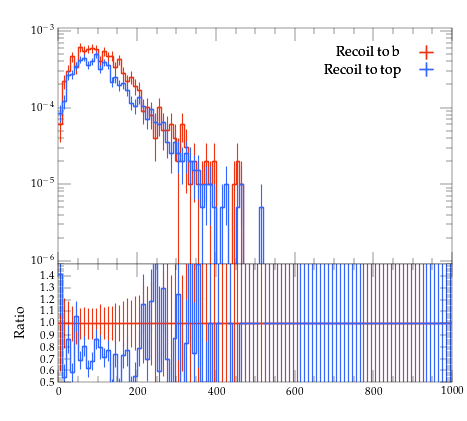

Reproduce this figure in Python.
#! /usr/bin/env python

# This Python script was auto-generated using YODA v2.0.2.
# Analysis object: /MC_TTBAR/onelep_t_pT_W_cut
# Timestamp: 07-08-2026 (11:29:32)

import matplotlib as mpl
import matplotlib.pyplot as plt
mpl.use('Agg') # comment out for interactive use
import os
import numpy as np

plotDir = os.path.split(os.path.realpath(__file__))[0]
if 'YODA_USER_PLOT_PATH' in globals():
    plot_outdir = globals()['YODA_USER_PLOT_PATH']
else:
    plot_outdir = plotDir

#plot style
plt.style.use(os.path.join(plotDir, '../default.mplstyle'))
# plot metadata
figW, figH = plt.rcParams['figure.figsize']
ax_xLabel = r''
ax_yLabel = r''
ax_title  = r''
ax_xScale = 'linear'
ax_yScale = 'log'
xLims = (0.0, 1000.0)
yLims = (9e-07, 0.0011)

# TeX-friendly labels for the legend
labels = {
    'legend' : ([ r"Recoil to b", r"Recoil to top" ], r""),
}

# Adjust canvas width and height
canvasW = 10.0
canvasH = 9.0
figW *= canvasW/10.
figH *= canvasH/9.

# Create figure and axis objects
fig, (ax, ratio0_ax) = plt.subplots(2, 1, sharex=True,
                  figsize=(figW,figH), gridspec_kw={'height_ratios': (6.0, 3.0)})

# Set figure margins
plt.subplots_adjust(
    left   = 1.0 * plt.rcParams['figure.subplot.left'],
    right  = 1.0 * plt.rcParams['figure.subplot.right'],
    top    = 1.0 * plt.rcParams['figure.subplot.top'],
    bottom = 1.0 * plt.rcParams['figure.subplot.bottom'])

ratio0_ax.yaxis.set_major_locator(mpl.ticker.MultipleLocator(0.1))
ratio0_ax.set_ylim(0.5, 1.4999)
ratio0_ax.set_ylabel('Ratio')

# the numerical data is stored in a separate file
dataf = dict()
prefix = os.path.split(__file__)[0]
if prefix:    prefix = prefix + '/'
exec(open(prefix+'onelep_t_pT_W_cut__data.py').read(), dataf)


legend_handles = dict() # keep track of handles for the legend

# style options for curves
# starts at zorder>=5 to draw curve on top of legend
styles = {
  'rec_b': {
    'color' : '#EE3311',
    'linestyle' : '-',
    'linewidth' : 1,
    'marker' : 'none',
    'markersize' : 2,
    'capsize' : 0.0,
    'zorder' : 5,
    'histstyle' : 1,
    'drawstyle' : 'steps-pre',
    'xerrorbars' : 1,
    'yerrorbars' : 1,
    'fillcolor' : None,
    'fillopacity' : 1.0,
    'ratio0_linestyle' : '-',
    'ratio0_linewidth' : 1,
    'ratio0_marker' : 'none',
    'ratio0_markersize' : 2,
    'ratio0_capsize' : 0.0,
    'ratio0_zorder' : 5,
    'ratio0_histstyle' : 1,
    'ratio0_drawstyle' : 'steps-pre',
    'ratio0_xerrorbars' : 1,
    'ratio0_yerrorbars' : 1,
  },
  'rec_t': {
    'color' : '#3366FF',
    'linestyle' : '-',
    'linewidth' : 1,
    'marker' : 'none',
    'markersize' : 2,
    'capsize' : 0.0,
    'zorder' : 6,
    'histstyle' : 1,
    'drawstyle' : 'steps-pre',
    'xerrorbars' : 1,
    'yerrorbars' : 1,
    'fillcolor' : None,
    'fillopacity' : 1.0,
    'ratio0_linestyle' : '-',
    'ratio0_linewidth' : 1,
    'ratio0_marker' : 'none',
    'ratio0_markersize' : 2,
    'ratio0_capsize' : 0.0,
    'ratio0_zorder' : 6,
    'ratio0_histstyle' : 1,
    'ratio0_drawstyle' : 'steps-pre',
    'ratio0_xerrorbars' : 1,
    'ratio0_yerrorbars' : 1,
  },
}

# curve from input yoda files in main panel
for label, yvals in dataf['yvals'].items():
    if all(np.isnan(v) for v in dataf['yvals'][label]):
        continue
    tmp = None
    if styles[label]['histstyle']: # draw as histogram
        xpos = dataf['xedges'][label] if styles[label]['drawstyle'] else dataf['xpoints'][label]
        ypos = np.insert(yvals, 0, yvals[0]) if styles[label]['drawstyle'] else yvals
        if styles[label]['fillcolor']: # fill area below curve
            ax.fill_between(xpos, ypos, step='pre',
                            color=styles[label]['fillcolor'],
                            alpha=styles[label]['fillopacity'])
        tmp, = ax.plot(xpos, ypos,
                       color=styles[label]['color'],
                       linestyle=styles[label]['linestyle'],
                       linewidth=styles[label]['linewidth'],
                       drawstyle=styles[label]['drawstyle'], solid_joinstyle='miter',
                       zorder=styles[label]['zorder'], label=label)
    tmp = ax.errorbar(dataf['xpoints'][label], yvals,
                      xerr=np.array(dataf['xerrs'][label])*styles[label]['xerrorbars'],
                      yerr=np.array(dataf['yerrs'][label])*styles[label]['yerrorbars'],
                      fmt=styles[label]['marker'], capsize=styles[label]['capsize'],
                      markersize=styles[label]['markersize'],
                      ecolor=styles[label]['color'],
                      color=styles[label]['color'], zorder=styles[label]['zorder'])
    tmp[-1][0].set_linestyle(styles[label]['linestyle'])
    tmp[-1][0].set_linewidth(styles[label]['linewidth'])
    if label in dataf['add_legend_handle']:  legend_handles[label] = tmp
    for varLabel in dataf['variation_yvals'].keys():
        if varLabel.startswith(label):
            tmp, = ax.plot(dataf['xedges'][label], dataf['variation_yvals'][varLabel],
                           color=styles[label]['color'],
                           linestyle=styles[label]['linestyle'],
                           linewidth=styles[label]['linewidth'],
                           drawstyle='steps-pre', solid_joinstyle='miter',
                           zorder=styles[label]['zorder'], alpha=0.5)


# plots on ratio panel
# curve from input yoda files in ratio panel
for label, yvals in dataf['ratio0_yvals'].items():
    if all(np.isnan(v) for v in yvals):
        continue
    if styles[label]['ratio0_histstyle']: # plot as histogram
        xpos = dataf['xedges']['rec_b'] if styles[label]['ratio0_drawstyle'] else dataf['xpoints']['rec_b']
        ypos = np.insert(yvals, 0, yvals[0]) if styles[label]['ratio0_drawstyle'] else yvals
        ratio0_ax.plot(xpos, ypos,
                       color=styles[label]['color'],
                       linewidth=styles[label]['linewidth'],
                       linestyle=styles[label]['ratio0_linestyle'],
                       drawstyle=styles[label]['ratio0_drawstyle'], zorder=styles[label]['zorder'],
                       solid_joinstyle='miter')
    tmp = ratio0_ax.errorbar(dataf['xpoints']['rec_b'], yvals,
                             xerr=np.array(dataf['ref_xerrs'])*styles[label]['ratio0_xerrorbars'],
                             yerr=np.array(dataf['ratio0_yerrs'][label])*styles[label]['ratio0_yerrorbars'],
                             fmt=styles[label]['ratio0_marker'], capsize=styles[label]['ratio0_capsize'],
                             markersize=styles[label]['ratio0_markersize'],
                             ecolor=styles[label]['color'],
                             color=styles[label]['color'])
    tmp[-1][0].set_linestyle(styles[label]['ratio0_linestyle'])
    tmp[-1][0].set_linewidth(styles[label]['ratio0_linewidth'])

    for varlabel in dataf['ratio0_variation_vals'].keys():
        if varlabel.startswith(label):
            ratio0_ax.plot(dataf['xedges']['rec_b'],
                            dataf['ratio0_variation_vals'][varlabel],
                            color=styles[label]['color'],
                            linestyle=styles[label]['linestyle'],
                            linewidth=styles[label]['linewidth'],
                            drawstyle='steps-pre', solid_joinstyle='miter',
                            zorder=1, alpha=0.5)

legend_items = list(legend_handles.values())
ax.add_artist(ax.legend(legend_items,
                        labels['legend'][0],
                        title=labels['legend'][1],
                        alignment='right',
                        loc='upper right',
                        bbox_to_anchor=(1.0, 0.97),markerfirst=False))

# set plot metadata as defined above
ratio0_ax.set_xlabel(ax_xLabel)
ratio0_ax.xaxis.set_label_coords(1., -0.15)
ax.set_ylabel(ax_yLabel, ha='right', va='top')
ax.yaxis.set_label_coords(-0.11, 1.0)
ax.set_title(ax_title, loc='left')
ax.set_xscale(ax_xScale)
ax.set_yscale(ax_yScale)
ax.set_xlim(xLims)
ax.set_ylim(yLims)

# tick formatting
plt.rcParams['xtick.top'] = True
plt.rcParams['ytick.right'] = True
ax.yaxis.set_major_locator(mpl.ticker.LogLocator(base=10.0, numticks=np.inf))
ax.yaxis.set_minor_locator(mpl.ticker.LogLocator(
                           base=10.0, subs=np.arange(0.1, 1, 0.1), numticks=np.inf))
fig.align_ylabels((ax, ratio0_ax))
plt.savefig(os.path.join(plot_outdir, 'onelep_t_pT_W_cut.pdf'), format='PDF')
plt.savefig(os.path.join(plot_outdir, 'onelep_t_pT_W_cut.png'), format='PNG')

plt.close(fig)
